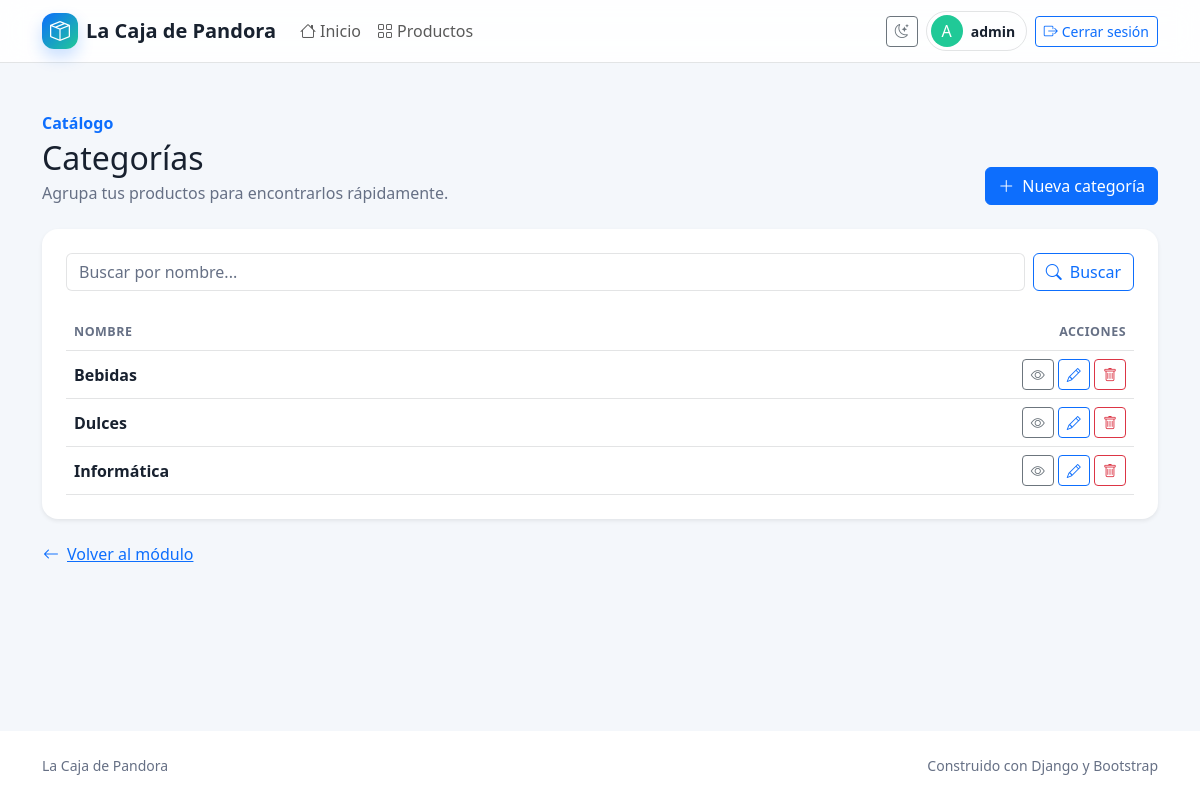
/producto/categoria/list/ (signed in), run on an earlier commit of the app's database.
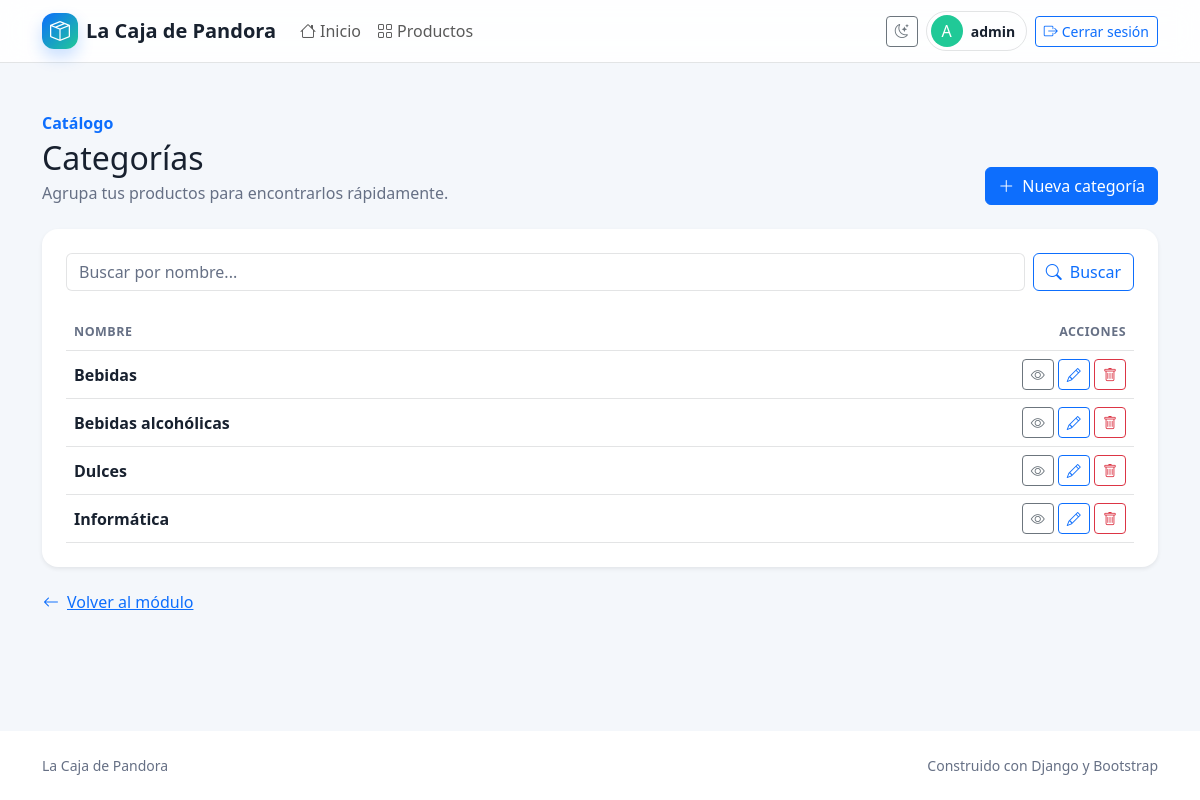
And on a later commit of the database.
### producto/models.py (models this page shows, shortened)
class Categoria(models.Model):
    nombre = models.CharField(max_length=255, unique=True)
    descripcion = models.TextField(blank=True, default="", verbose_name="descripción")
    class Meta:
        verbose_name = "Categoría de Productos"
        verbose_name_plural = "Categorías de Productos"
        ordering = ("nombre",)

### producto/views/categoria.py (the view)
# urls.py: path("categoria/list/", categoria.categoria_list, name="categoria_list"),
def categoria_list(request: HttpRequest) -> HttpResponse:
    busqueda = request.GET.get("busqueda")
    if busqueda:
        categorias = Categoria.objects.filter(nombre__icontains=busqueda)
    else:
        categorias = Categoria.objects.all()
    return render(request, "producto/categoria_list.html", context={"categorias": categorias})

### producto/templates/producto/categoria_list.html (shortened to what this page needs)
{% extends "core/base.html" %}
{% block contenido %}
    <div class="container">
        <div class="d-flex flex-column flex-md-row justify-content-between align-items-md-end gap-3 mb-4">
            <div>
                <p class="text-primary fw-semibold mb-1">Catálogo</p>
                <h1 class="h2 mb-1">Categorías</h1>
                <p class="text-muted mb-0">Agrupa tus productos para encontrarlos rápidamente.</p>
            </div>
            <a class="btn btn-primary" href="{% url 'producto:categoria_create' %}"><i class="bi bi-plus-lg me-2"></i>Nueva categoría</a>
        </div>
        <section class="card border-0 shadow-sm rounded-4 p-3 p-md-4">
            <form method="get" class="row g-2 mb-4">
                <div class="col-12 col-md">
                    <input class="form-control"
                           id="categoria-search"
                           type="search"
                           name="busqueda"
                           value="{{ request.GET.busqueda|default:'' }}"
                           placeholder="Buscar por nombre..." />
                </div>
                <div class="col-12 col-md-auto">
                    <button class="btn btn-outline-primary w-100" type="submit"><i class="bi bi-search me-2"></i>Buscar</button>
                </div>
            </form>
            <div class="table-responsive">
                <table class="table align-middle mb-0">
                    <thead>
                        <tr>
                            <th>Nombre</th>
                            <th class="text-end">Acciones</th>
                        </tr>
                    </thead>
                    <tbody>
                        {% for categoria in categorias %}
                            <tr>
                                <td class="fw-semibold">{{ categoria.nombre }}</td>
                                <td class="text-end text-nowrap">
                                    <a class="btn btn-sm btn-outline-secondary"
                                       href="{% url 'producto:categoria_detail' categoria.id %}"
                                       title="Ver categoría"><i class="bi bi-eye"></i><span class="visually-hidden"> Ver</span></a>
                                    <a class="btn btn-sm btn-outline-primary"
                                       href="{% url 'producto:categoria_update' categoria.id %}"
                                       title="Editar categoría"><i class="bi bi-pencil"></i><span class="visually-hidden"> Editar</span></a>
                                    <a class="btn btn-sm btn-outline-danger"
                                       href="{% url 'producto:categoria_delete' categoria.id %}"
                                       title="Eliminar categoría"><i class="bi bi-trash"></i><span class="visually-hidden"> Eliminar</span></a>
                                </td>
                            </tr>
                        {% empty %}
                            <tr>
                                <td colspan="2">
                                    <div class="text-center text-muted py-5"><i class="bi bi-inbox fs-2 d-block mb-2"></i>No hay categorías para mostrar.</div>
                                </td>
                            </tr>
                        {% endfor %}
                    </tbody>
                </table>
            </div>
        </section>
        <a class="btn btn-link px-0 mt-3" href="{% url 'producto:home' %}"><i class="bi bi-arrow-left me-2"></i>Volver al módulo</a>
    </div>
{% endblock contenido %}

What changed in the data, as far as the page shows it:
added Categoria: nombre "Bebidas alcohólicas"
